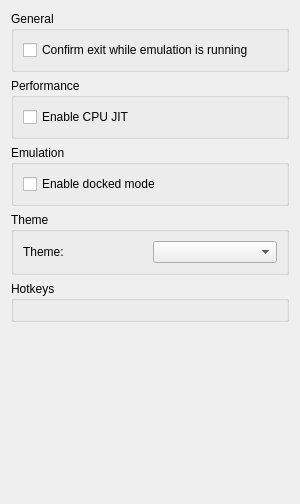
<?xml version="1.0" encoding="UTF-8"?>
<ui version="4.0">
 <class>ConfigureGeneral</class>
 <widget class="QWidget" name="ConfigureGeneral">
  <property name="geometry">
   <rect>
    <x>0</x>
    <y>0</y>
    <width>300</width>
    <height>504</height>
   </rect>
  </property>
  <property name="windowTitle">
   <string>Form</string>
  </property>
  <layout class="QHBoxLayout" name="HorizontalLayout">
   <item>
    <layout class="QVBoxLayout" name="VerticalLayout">
     <item>
      <widget class="QGroupBox" name="GeneralGroupBox">
       <property name="title">
        <string>General</string>
       </property>
       <layout class="QHBoxLayout" name="GeneralHorizontalLayout">
        <item>
         <layout class="QVBoxLayout" name="GeneralVerticalLayout">
          <item>
           <widget class="QCheckBox" name="toggle_check_exit">
            <property name="text">
             <string>Confirm exit while emulation is running</string>
            </property>
           </widget>
          </item>
         </layout>
        </item>
       </layout>
      </widget>
     </item>
     <item>
      <widget class="QGroupBox" name="PerformanceGroupBox">
       <property name="title">
        <string>Performance</string>
       </property>
       <layout class="QHBoxLayout" name="PerformanceHorizontalLayout">
        <item>
         <layout class="QVBoxLayout" name="PerformanceVerticalLayout">
          <item>
           <widget class="QCheckBox" name="use_cpu_jit">
            <property name="text">
             <string>Enable CPU JIT</string>
            </property>
           </widget>
          </item>
         </layout>
        </item>
       </layout>
      </widget>
     </item>
     <item>
      <widget class="QGroupBox" name="EmulationGroupBox">
       <property name="title">
        <string>Emulation</string>
       </property>
        <layout class="QHBoxLayout" name="EmulationHorizontalLayout">
          <item>
            <layout class="QVBoxLayout" name="EmulationVerticalLayout">
              <item>
                <widget class="QCheckBox" name="use_docked_mode">
                  <property name="text">
                    <string>Enable docked mode</string>
                  </property>
                </widget>
              </item>
            </layout>
          </item>
        </layout>
      </widget>
     </item>
     <item>
      <widget class="QGroupBox" name="theme_group_box">
       <property name="title">
        <string>Theme</string>
       </property>
       <layout class="QHBoxLayout" name="theme_qhbox_layout">
        <item>
         <layout class="QVBoxLayout" name="theme_qvbox_layout">
          <item>
           <layout class="QHBoxLayout" name="theme_qhbox_layout_2">
            <item>
             <widget class="QLabel" name="theme_label">
              <property name="text">
               <string>Theme:</string>
              </property>
             </widget>
            </item>
            <item>
             <widget class="QComboBox" name="theme_combobox"/>
            </item>
           </layout>
          </item>
         </layout>
        </item>
       </layout>
      </widget>
     </item>
     <item>
      <widget class="QGroupBox" name="HotKeysGroupBox">
       <property name="title">
        <string>Hotkeys</string>
       </property>
       <layout class="QHBoxLayout" name="HotKeysHorizontalLayout">
        <item>
         <layout class="QVBoxLayout" name="HotKeysVerticalLayout">
          <item>
           <widget class="GHotkeysDialog" name="widget" native="true"/>
          </item>
         </layout>
        </item>
       </layout>
      </widget>
     </item>
     <item>
      <spacer name="verticalSpacer">
       <property name="orientation">
        <enum>Qt::Vertical</enum>
       </property>
       <property name="sizeHint" stdset="0">
        <size>
         <width>20</width>
         <height>40</height>
        </size>
       </property>
      </spacer>
     </item>
    </layout>
   </item>
  </layout>
 </widget>
 <customwidgets>
  <customwidget>
   <class>GHotkeysDialog</class>
   <extends>QWidget</extends>
   <header>hotkeys.h</header>
   <container>1</container>
  </customwidget>
 </customwidgets>
 <resources/>
 <connections/>
</ui>
